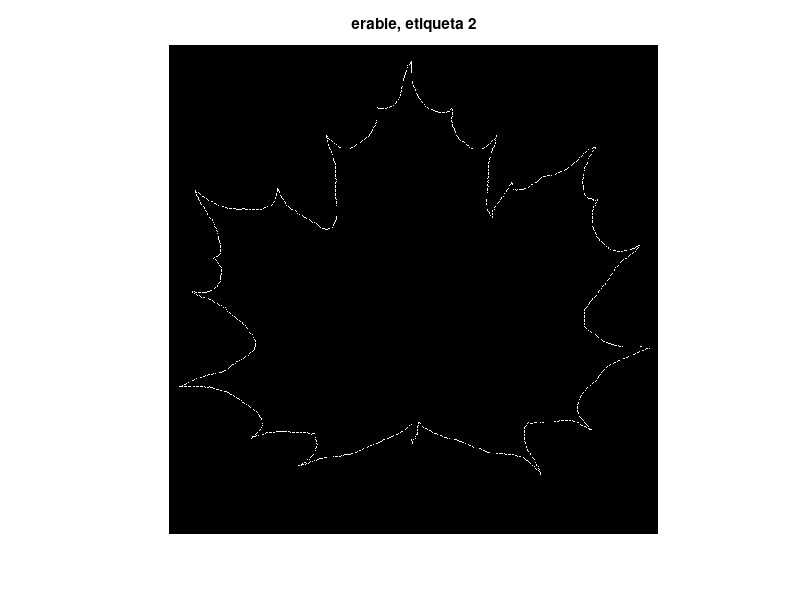
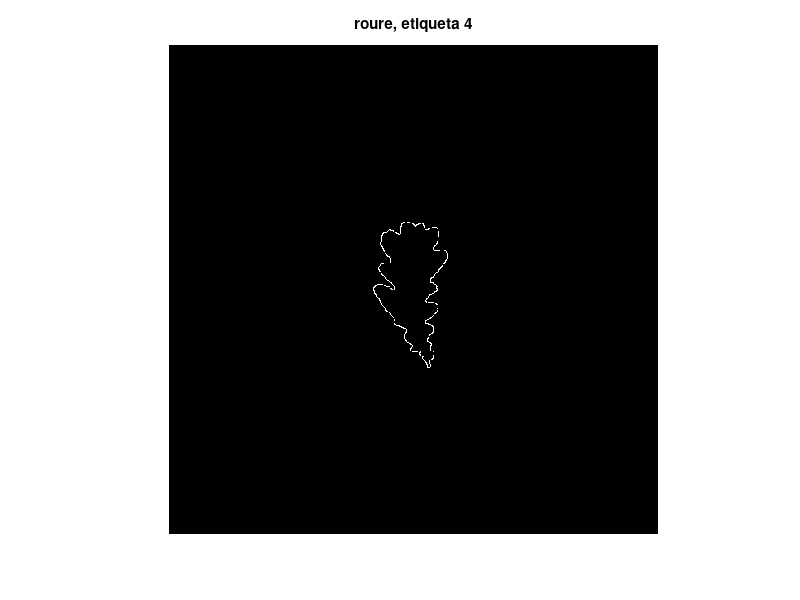
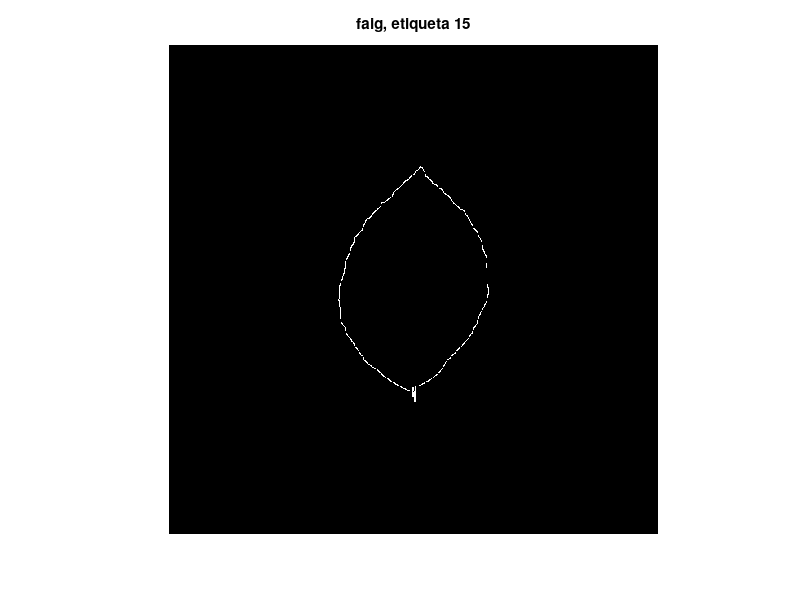
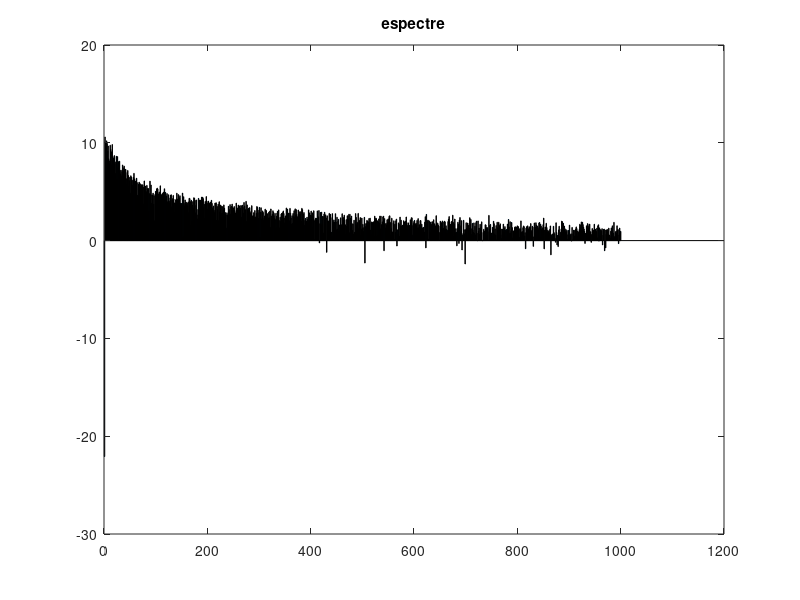

These charts were generated, in order, by the following MATLAB code:
load df_fulles.mat;
tmp = df_norm(1,:);
ss = ifft(tmp);

mida = 600;
files = round(real(ss)+mida/2);
cols = round(imag(ss)+mida/2);

aux = logical(zeros(mida));
aux(sub2ind(size(aux), files, cols)) = 1;

figure; imshow(aux); title('erable, etiqueta 2');
pause(0.5);

%% un altre descriptor
tmp = df_norm(20,:);
ss = ifft(tmp);

mida = 600;
files = round(real(ss)+mida/2);
cols = round(imag(ss)+mida/2);

aux = logical(zeros(mida));
aux(sub2ind(size(aux), files, cols)) = 1;
figure; imshow(aux); title('roure, etiqueta 4');
pause(0.5);

%%
tmp = df_norm(end,:);
ss = ifft(tmp);

mida = 600;
files = round(real(ss)+mida/2);
cols = round(imag(ss)+mida/2);

aux = logical(zeros(mida));
aux(sub2ind(size(aux), files, cols)) = 1;
figure; imshow(aux); title('faig, etiqueta 15');
pause(0.5);

%% features

feat_vc = zeros(48,1000+1); % utilitzem les 1000 primeres pq estan duplicades
feat_vc(:,1:end-1) = abs(df_norm(:,1:1000));
feat_vc(:,end) = label_tree(:);

figure, bar(log(feat_vc(1, 1:1000))); title('espectre');
pause(0.5);